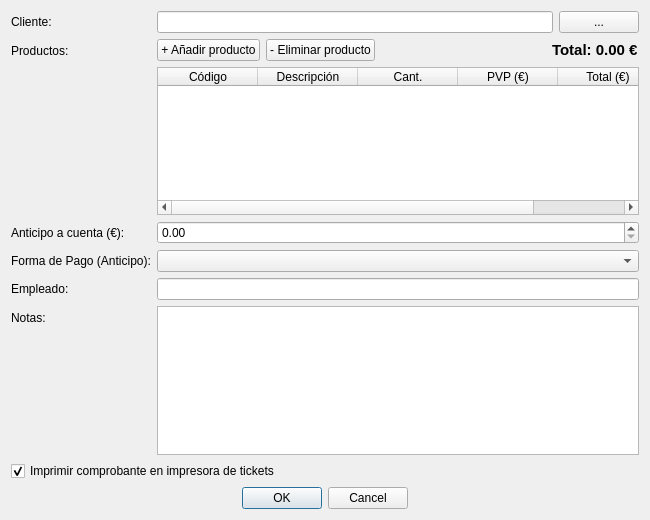
<?xml version="1.0" encoding="UTF-8"?>
<ui version="4.0">
 <class>EncargosDialog</class>
 <widget class="QDialog" name="EncargosDialog">
  <property name="geometry">
   <rect>
    <x>0</x>
    <y>0</y>
    <width>650</width>
    <height>520</height>
   </rect>
  </property>
  <property name="windowTitle">
   <string>Nuevo Encargo</string>
  </property>
  <layout class="QFormLayout" name="formLayout">
   <item row="0" column="0">
    <widget class="QLabel" name="labelCliente">
     <property name="text"><string>Cliente:</string></property>
    </widget>
   </item>
   <item row="0" column="1">
    <layout class="QHBoxLayout" name="horizontalLayout_cliente">
     <item>
      <widget class="QLineEdit" name="lineEditCliente">
       <property name="readOnly"><bool>true</bool></property>
      </widget>
     </item>
     <item>
      <widget class="QPushButton" name="btnBuscarCliente">
       <property name="text"><string>...</string></property>
       <property name="maximumWidth"><number>30</number></property>
      </widget>
     </item>
    </layout>
   </item>
   <item row="1" column="0">
    <widget class="QLabel" name="labelArticulos">
     <property name="text"><string>Productos:</string></property>
    </widget>
   </item>
   <item row="1" column="1">
    <layout class="QVBoxLayout" name="verticalLayout_productos">
     <item>
      <layout class="QHBoxLayout" name="horizontalLayout_acciones">
       <item>
        <widget class="QPushButton" name="btnAnadirArticulo">
         <property name="text"><string>+ Añadir producto</string></property>
        </widget>
       </item>
       <item>
        <widget class="QPushButton" name="btnEliminarArticulo">
         <property name="text"><string>- Eliminar producto</string></property>
        </widget>
       </item>
       <item>
        <spacer name="horizontalSpacer_prod">
         <property name="orientation"><enum>Qt::Horizontal</enum></property>
         <property name="sizeHint" stdset="0">
          <size>
           <width>40</width>
           <height>20</height>
          </size>
         </property>
        </spacer>
       </item>
       <item>
        <widget class="QLabel" name="labelTotalEncargo">
         <property name="styleSheet"><string>font-weight: bold; font-size: 11pt;</string></property>
         <property name="text"><string>Total: 0.00 €</string></property>
        </widget>
       </item>
      </layout>
     </item>
     <item>
      <widget class="QTableWidget" name="tableWidgetProductos">
       <property name="minimumHeight"><number>160</number></property>
       <column>
        <property name="text"><string>Código</string></property>
       </column>
       <column>
        <property name="text"><string>Descripción</string></property>
       </column>
       <column>
        <property name="text"><string>Cant.</string></property>
       </column>
       <column>
        <property name="text"><string>PVP (€)</string></property>
       </column>
       <column>
        <property name="text"><string>Total (€)</string></property>
       </column>
      </widget>
     </item>
    </layout>
   </item>
   <item row="2" column="0">
    <widget class="QLabel" name="labelAnticipo">
     <property name="text"><string>Anticipo a cuenta (€):</string></property>
    </widget>
   </item>
   <item row="2" column="1">
    <widget class="QDoubleSpinBox" name="doubleSpinBoxAnticipo">
     <property name="maximum"><double>9999.99</double></property>
    </widget>
   </item>
   <item row="3" column="0">
    <widget class="QLabel" name="labelFormaPago">
     <property name="text"><string>Forma de Pago (Anticipo):</string></property>
    </widget>
   </item>
   <item row="3" column="1">
    <widget class="QComboBox" name="comboBoxFormaPago"/>
   </item>
   <item row="4" column="0">
    <widget class="QLabel" name="labelEmpleado">
     <property name="text"><string>Empleado:</string></property>
    </widget>
   </item>
   <item row="4" column="1">
    <widget class="QLineEdit" name="lineEditEmpleado">
     <property name="readOnly"><bool>true</bool></property>
    </widget>
   </item>
   <item row="5" column="0">
    <widget class="QLabel" name="labelNotas">
     <property name="text"><string>Notas:</string></property>
    </widget>
   </item>
   <item row="5" column="1">
    <widget class="QTextEdit" name="textEditNotas">
     <property name="maximumHeight"><number>60</number></property>
    </widget>
   </item>
   <item row="6" column="0" colspan="2">
    <widget class="QCheckBox" name="checkBoxImprimirTicket">
     <property name="text">
      <string>Imprimir comprobante en impresora de tickets</string>
     </property>
     <property name="checked">
      <bool>true</bool>
     </property>
    </widget>
   </item>
   <item row="7" column="0" colspan="2">
    <widget class="QDialogButtonBox" name="buttonBox">
     <property name="standardButtons">
      <set>QDialogButtonBox::Cancel|QDialogButtonBox::Ok</set>
     </property>
     <property name="centerButtons"><bool>true</bool></property>
    </widget>
   </item>
  </layout>
 </widget>
 <resources/>
 <connections>
  <connection>
   <sender>buttonBox</sender>
   <signal>accepted()</signal>
   <receiver>EncargosDialog</receiver>
   <slot>accept()</slot>
  </connection>
  <connection>
   <sender>buttonBox</sender>
   <signal>rejected()</signal>
   <receiver>EncargosDialog</receiver>
   <slot>reject()</slot>
  </connection>
 </connections>
</ui>
